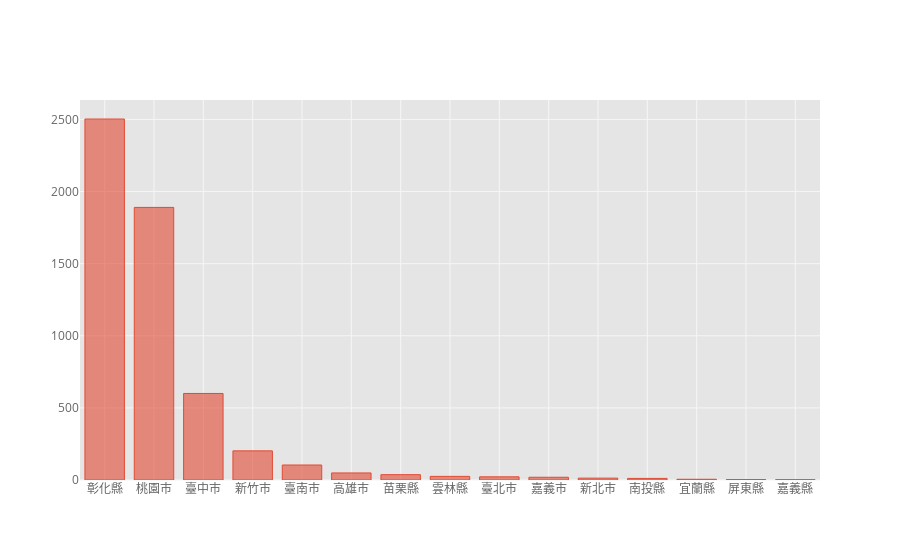

Notebook code cell kept with this figure:
### Code cell
df.county.value_counts().iplot(kind='bar')

### Figure 1 — Plotly figure (JSON) as saved in the notebook; plotly's stock layout.template omitted (floating-point values rounded to 4 significant figures)
{"data": [{"marker": {"color": "rgba(226, 74, 51, 0.6)", "line": {"color": "rgba(226, 74, 51, 1.0)", "width": 1}}, "name": "county", "orientation": "v", "text": "", "type": "bar", "uid": "ba4ece5c-7ea2-473d-b682-971df2e04e74", "x": ["彰化縣", "桃園市", "臺中市", "新竹市", "臺南市", "高雄市", "苗栗縣", "雲林縣", "臺北市", "嘉義市", "新北市", "南投縣", "宜蘭縣", "屏東縣", "嘉義縣"], "y": [2503, 1890, 600, 202, 104, 49, 37, 25, 22, 19, 13, 11, 5, 3, 2]}], "layout": {"legend": {"bgcolor": "#FFFFFF", "font": {"color": "#666666"}}, "paper_bgcolor": "#FFFFFF", "plot_bgcolor": "#E5E5E5", "title": {"font": {"color": "#151516"}}, "xaxis": {"gridcolor": "#F6F6F6", "showgrid": true, "tickfont": {"color": "#666666"}, "title": {"font": {"color": "#666666"}, "text": ""}, "zerolinecolor": "#F6F6F6"}, "yaxis": {"gridcolor": "#F6F6F6", "showgrid": true, "tickfont": {"color": "#666666"}, "title": {"font": {"color": "#666666"}, "text": ""}, "zerolinecolor": "#F6F6F6"}}}
